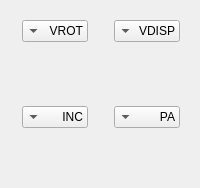
        <widget class="QWidget" name="page_3">
         <layout class="QGridLayout" name="gridLayout_17">
          <item row="0" column="0">
           <widget class="QCustomPlot" name="plot1" native="true">
            <layout class="QVBoxLayout" name="verticalLayout_2">
             <item>
              <widget class="QComboBox" name="Plot1comboBox">
               <property name="sizePolicy">
                <sizepolicy hsizetype="Maximum" vsizetype="Fixed">
                 <horstretch>0</horstretch>
                 <verstretch>0</verstretch>
                </sizepolicy>
               </property>
               <property name="layoutDirection">
                <enum>Qt::RightToLeft</enum>
               </property>
               <item>
                <property name="text">
                 <string>VROT</string>
                </property>
               </item>
               <item>
                <property name="text">
                 <string>VDISP</string>
                </property>
               </item>
               <item>
                <property name="text">
                 <string>INC</string>
                </property>
               </item>
               <item>
                <property name="text">
                 <string>PA</string>
                </property>
               </item>
               <item>
                <property name="text">
                 <string>Z0</string>
                </property>
               </item>
               <item>
                <property name="text">
                 <string>XPOS</string>
                </property>
               </item>
               <item>
                <property name="text">
                 <string>YPOS</string>
                </property>
               </item>
               <item>
                <property name="text">
                 <string>VSYS</string>
                </property>
               </item>
              </widget>
             </item>
             <item>
              <spacer name="verticalSpacer_8">
               <property name="orientation">
                <enum>Qt::Vertical</enum>
               </property>
               <property name="sizeHint" stdset="0">
                <size>
                 <width>20</width>
                 <height>40</height>
                </size>
               </property>
              </spacer>
             </item>
            </layout>
           </widget>
          </item>
          <item row="0" column="1">
           <widget class="QCustomPlot" name="plot2" native="true">
            <layout class="QVBoxLayout" name="verticalLayout">
             <item>
              <widget class="QComboBox" name="Plot2comboBox">
               <property name="sizePolicy">
                <sizepolicy hsizetype="Maximum" vsizetype="Fixed">
                 <horstretch>0</horstretch>
                 <verstretch>0</verstretch>
                </sizepolicy>
               </property>
               <property name="layoutDirection">
                <enum>Qt::RightToLeft</enum>
               </property>
               <property name="currentIndex">
                <number>1</number>
               </property>
               <item>
                <property name="text">
                 <string>VROT</string>
                </property>
               </item>
               <item>
                <property name="text">
                 <string>VDISP</string>
                </property>
               </item>
               <item>
                <property name="text">
                 <string>INC</string>
                </property>
               </item>
               <item>
                <property name="text">
                 <string>PA</string>
                </property>
               </item>
               <item>
                <property name="text">
                 <string>Z0</string>
                </property>
               </item>
               <item>
                <property name="text">
                 <string>XPOS</string>
                </property>
               </item>
               <item>
                <property name="text">
                 <string>YPOS</string>
                </property>
               </item>
               <item>
                <property name="text">
                 <string>VSYS</string>
                </property>
               </item>
              </widget>
             </item>
             <item>
              <spacer name="verticalSpacer_6">
               <property name="orientation">
                <enum>Qt::Vertical</enum>
               </property>
               <property name="sizeHint" stdset="0">
                <size>
                 <width>20</width>
                 <height>40</height>
                </size>
               </property>
              </spacer>
             </item>
            </layout>
           </widget>
          </item>
          <item row="1" column="0">
           <widget class="QCustomPlot" name="plot3" native="true">
            <layout class="QVBoxLayout" name="verticalLayout_3">
             <item>
              <widget class="QComboBox" name="Plot3comboBox">
               <property name="sizePolicy">
                <sizepolicy hsizetype="Maximum" vsizetype="Fixed">
                 <horstretch>0</horstretch>
                 <verstretch>0</verstretch>
                </sizepolicy>
               </property>
               <property name="layoutDirection">
                <enum>Qt::RightToLeft</enum>
               </property>
               <property name="currentIndex">
                <number>2</number>
               </property>
               <item>
                <property name="text">
                 <string>VROT</string>
                </property>
               </item>
               <item>
                <property name="text">
                 <string>VDISP</string>
                </property>
               </item>
               <item>
                <property name="text">
                 <string>INC</string>
                </property>
               </item>
               <item>
                <property name="text">
                 <string>PA</string>
                </property>
               </item>
               <item>
                <property name="text">
                 <string>Z0</string>
                </property>
               </item>
               <item>
                <property name="text">
                 <string>XPOS</string>
                </property>
               </item>
               <item>
                <property name="text">
                 <string>YPOS</string>
                </property>
               </item>
               <item>
                <property name="text">
                 <string>VSYS</string>
                </property>
               </item>
              </widget>
             </item>
             <item>
              <spacer name="verticalSpacer_9">
               <property name="orientation">
                <enum>Qt::Vertical</enum>
               </property>
               <property name="sizeHint" stdset="0">
                <size>
                 <width>20</width>
                 <height>40</height>
                </size>
               </property>
              </spacer>
             </item>
            </layout>
           </widget>
          </item>
          <item row="1" column="1">
           <widget class="QCustomPlot" name="plot4" native="true">
            <layout class="QVBoxLayout" name="verticalLayout_4">
             <item>
              <widget class="QComboBox" name="Plot4comboBox">
               <property name="sizePolicy">
                <sizepolicy hsizetype="Maximum" vsizetype="Fixed">
                 <horstretch>0</horstretch>
                 <verstretch>0</verstretch>
                </sizepolicy>
               </property>
               <property name="layoutDirection">
                <enum>Qt::RightToLeft</enum>
               </property>
               <property name="currentIndex">
                <number>3</number>
               </property>
               <item>
                <property name="text">
                 <string>VROT</string>
                </property>
               </item>
               <item>
                <property name="text">
                 <string>VDISP</string>
                </property>
               </item>
               <item>
                <property name="text">
                 <string>INC</string>
                </property>
               </item>
               <item>
                <property name="text">
                 <string>PA</string>
                </property>
               </item>
               <item>
                <property name="text">
                 <string>Z0</string>
                </property>
               </item>
               <item>
                <property name="text">
                 <string>XPOS</string>
                </property>
               </item>
               <item>
                <property name="text">
                 <string>YPOS</string>
                </property>
               </item>
               <item>
                <property name="text">
                 <string>VSYS</string>
                </property>
               </item>
              </widget>
             </item>
             <item>
              <spacer name="verticalSpacer_10">
               <property name="orientation">
                <enum>Qt::Vertical</enum>
               </property>
               <property name="sizeHint" stdset="0">
                <size>
                 <width>20</width>
                 <height>40</height>
                </size>
               </property>
              </spacer>
             </item>
            </layout>
           </widget>
          </item>
         </layout>
        </widget>
